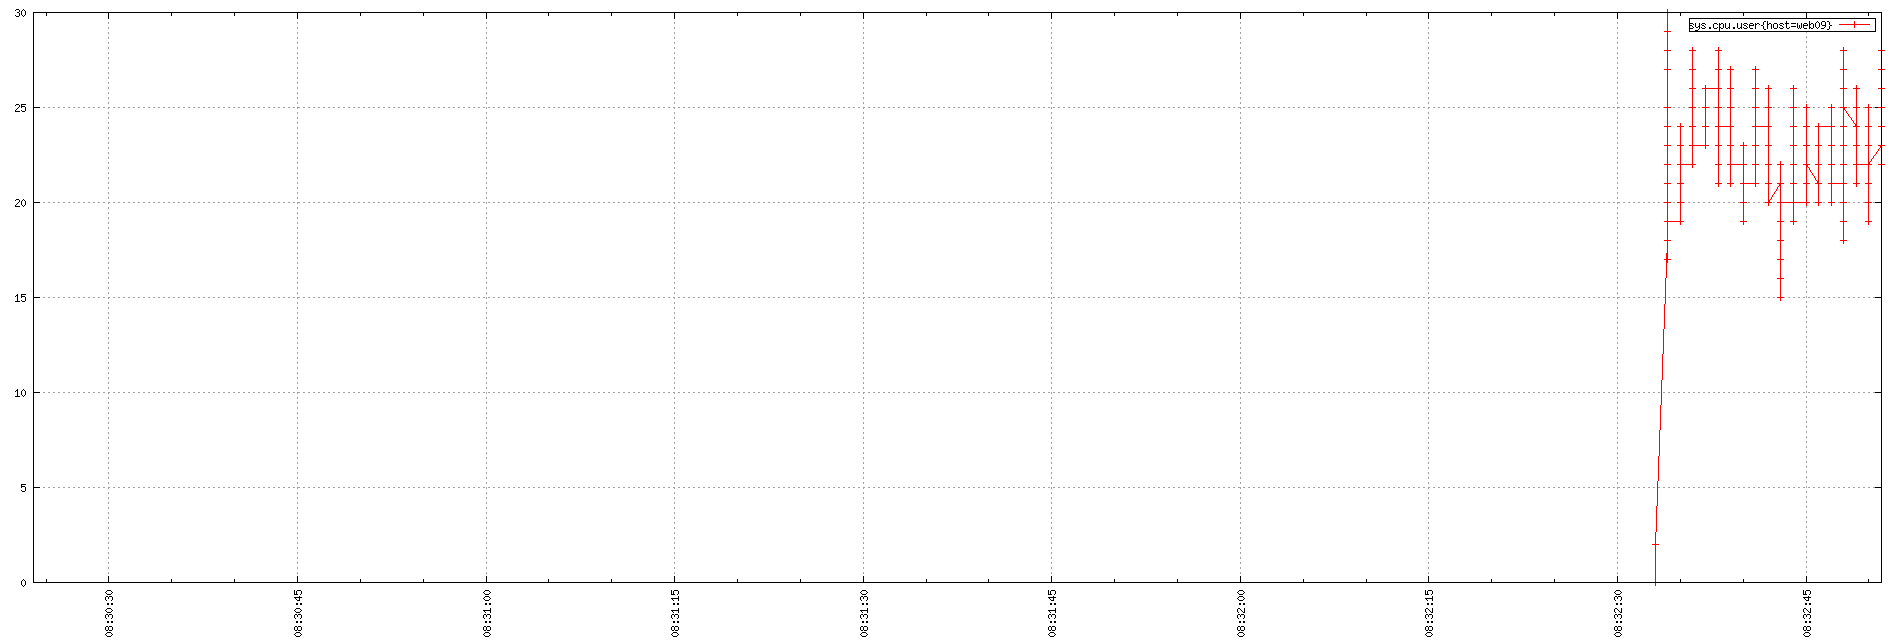

Generate this figure with gnuplot:
set term png small size 1900,644
set xdata time
set timefmt "%s"
if (GPVAL_VERSION < 4.6) set xtics rotate; else set xtics rotate right
set output "${TMPDIR-'tmp'}/tsd/11ea8c0a.png"
set xrange ["1673771424":"1673771571"]
set format x "%H:%M:%S"
set grid
set style data linespoint
set key right box
set yrange [0:]
plot  "${TMPDIR-'tmp'}/tsd/11ea8c0a_0.dat" using 1:2 title "sys.cpu.user{host=web09}"
